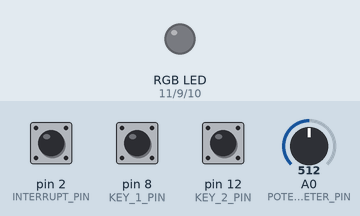
Recording of a sketch running on a simulated Arduino Uno, built with avr-gcc and run on an emulated ATmega328P. Shown: an RGB LED mixed from three pins (HIGH = lit). Inputs (shaded band) come from the test bench; at power-on: pin 8 (KEY_1_PIN) LOW, pin 12 (KEY_2_PIN) LOW, pin 2 (INTERRUPT_PIN) HIGH, A0 (POTENTIOMETER_PIN) = 512. Dim RGB values are drawn brighter than linear; what the sketch prints to the serial monitor is not drawn.

Above: at 1.3 s.
1.4 s: pin 8 (KEY_1_PIN) pulled HIGH for 1 s
At 3.5 s:
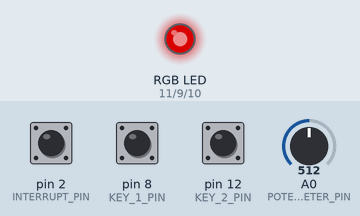
4.4 s: pin 12 (KEY_2_PIN) pulled HIGH for 1 s
At 6.5 s:
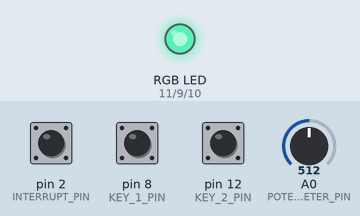
6.9 s: pin 8 (KEY_1_PIN) pulled HIGH for 0.15 s
At 7.5 s:
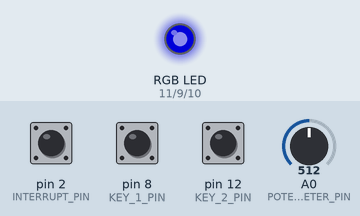
8.5 s: pin 12 (KEY_2_PIN) pulled HIGH for 0.15 s
At 9.8 s:
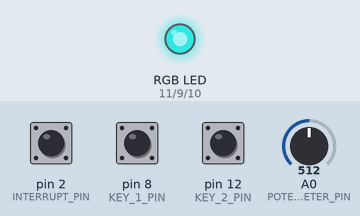
10.1 s: pin 8 (KEY_1_PIN) pulled HIGH for 0.15 s
At 11.2 s:
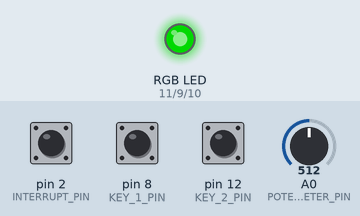
11.7 s: pin 12 (KEY_2_PIN) pulled HIGH for 3.2 s
Timing chart, 0 to 16.4 s (numbered marks = the images above; inputs shaded):
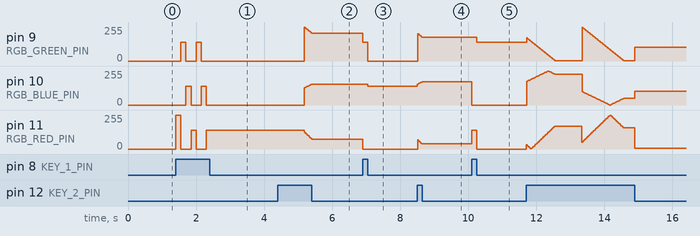

The sketch:

led_shield.ino
```cpp
#include "StateMachine.h"
#include "helpers.h"


// Pins
#define POTENTIOMETER_PIN 0
#define KEY_1_PIN 8
#define KEY_2_PIN 12
#define RGB_RED_PIN 11
#define RGB_GREEN_PIN 9
#define RGB_BLUE_PIN 10
#define INTERRUPT_PIN 2


// Various constants
#define DEBOUNCE_MILLIS 150
#define POTENTIOMETER_MAX 1023
#define SERIAL_PARSE_INTERVAL 500
#define INTERRUPT_DEBOUNCE 20


// Instances
struct LED diodes [3];
KEY key1;
KEY key2;
KEY key_interrupt;
UART_ST uart_control;
StateMachine sm = StateMachine(&idle, State::IDLE);


// UART interface
char serial_feed_buffer[256];
const char WELCOME[] = "** Welcome to crispy-potato! **";
const char MENU_1[] = "** Select mode and hit Enter. Once in a mode, type 'q' and enter to quit.**\n\n";
const char MENU_2[] = "1. Led Cycle mode\n2. Rainbow mode\n3. Turn off Leds\n\n(!) Tip! Use the knob to adjust the speed";
const char CURRENT_STATE_PARTIAL[] = "\n>> Crispy's current state: ";
const char STATES_TO_TEXT[4][12] = {"Led cycle", "Led rainbow", "Off"};


void setup()
{
    Serial.begin(9600);
    memset(serial_feed_buffer, 0, sizeof(serial_feed_buffer) / sizeof(serial_feed_buffer[0]));

    key1.pin = KEY_1_PIN;
    key1.last_press_millis = 0;

    key2.pin = KEY_2_PIN;
    key2.last_press_millis = 0;

    key_interrupt.pin = INTERRUPT_PIN;
    key_interrupt.last_press_millis = 0;

    diodes[0].pin = RGB_RED_PIN;
    diodes[0].active = 0;
    diodes[0].fade_direction = FADE_DIRECTION::DOWN;

    diodes[1].pin = RGB_GREEN_PIN;
    diodes[1].active = 0;
    diodes[1].fade_direction = FADE_DIRECTION::DOWN;

    diodes[2].pin = RGB_BLUE_PIN;
    diodes[2].active = 0;
    diodes[2].fade_direction = FADE_DIRECTION::DOWN;

    pinMode(POTENTIOMETER_PIN, INPUT);
    pinMode(INTERRUPT_PIN, INPUT_PULLUP);
    pinMode(key1.pin, INPUT);
    pinMode(key2.pin, INPUT);
    pinMode(diodes[0].pin, OUTPUT);
    pinMode(diodes[1].pin, OUTPUT);
    pinMode(diodes[2].pin, OUTPUT);

    attachInterrupt(digitalPinToInterrupt(INTERRUPT_PIN), interruptDebounce, HIGH);

    uart_control.demanded_state = sm.getCurrentState();

    sm.addState(&rainbow, State::LED_RAINBOW);
    sm.addState(&cycle, State::LED_CYCLE);
    sm.addState(&parseSerialCommand, State::READ_SERIAL);
    sm.addState(&off, State::OFF);

    Serial.println(WELCOME);
    Serial.println(MENU_1);
    Serial.println(MENU_2);
}


// --------- Interrupt routines -----------


void interruptDebounce()
{
    const unsigned long last_press_millis;
    if (debounceKey(&key_interrupt, DEBOUNCE_MILLIS))
    {
        if (keyOnClickEvent(&key_interrupt))
        {
            off();
        }
    }
}


// --------- State methods -----------


void parseSerialBus()
{
    int count;

    while(Serial.available())
    {
        if (count < sizeof(serial_feed_buffer) / sizeof(serial_feed_buffer[0]))
        {
            serial_feed_buffer[count] = Serial.read();
            count++;
        }
    }
    sm.release();
}

void parseSerialCommand()
{
    size_t buf_size = sizeof(serial_feed_buffer) / sizeof(serial_feed_buffer[0]);
    parseSerialBus();

    State uart_state_before_read = uart_control.demanded_state;

    if (serial_feed_buffer[0] != 0)
    {
        Serial.println(serial_feed_buffer[0]);
        switch(serial_feed_buffer[0])
        {
            case '1':
                uart_control.demanded_state = State::LED_CYCLE;
                break;
            case '2':
                uart_control.demanded_state = State::LED_RAINBOW;
                break;
            case '3':
                uart_control.demanded_state = State::OFF;
                break;
            case 'q':
                uart_control.demanded_state = sm.getMainState();
                break;
        }
    }


    if (uart_state_before_read != uart_control.demanded_state)
    {
        if (uart_control.demanded_state == State::OFF)
        {
            Serial.print(F("Turned off all LEDs."));
        }
        else if (uart_control.demanded_state == sm.getMainState())
        {
            Serial.println(F("Quit previous mode"));
        }
        else
        {
            uart_control.active = 1;
            Serial.print(F("Entering '"));
            Serial.print(STATES_TO_TEXT[(int)uart_control.demanded_state-1]);
            Serial.print(F("' mode. To quit, press 'q' or press one of the physical buttons on Crispy.\n"));
        }
    }
    memset(serial_feed_buffer, 0, buf_size);
    sm.release();
}

void rainbow()
{
    static byte last_led;
    static FADE_DIRECTION last_direction;
    size_t diodes_length = sizeof(diodes) / sizeof(diodes[0]);
    static unsigned long last_run_millis;
    int potentiometer_controlled_wait = analogRead(POTENTIOMETER_PIN) / 100;

    LED* current_diode;
    LED* previous_diode;
    LED* next_diode;

    if (!assertDelayTimePassed(last_run_millis, potentiometer_controlled_wait))
    {
        return;
    }

    for (byte i = last_led; i < diodes_length; i++)
    {
        current_diode = &diodes[i];

        if (i > 0)
        {
            previous_diode = &diodes[i-1];
        }
        else
        {
            previous_diode = &diodes[0];
        }

        if (i != diodes_length)
        {
            next_diode = &diodes[i+1];
        }
        else
        {
            next_diode = &diodes[0];
        }

        fadeLedStateful(previous_diode);
        fadeLedStateful(current_diode);
        fadeLedStateful(next_diode);

        analogWrite(current_diode->pin, current_diode->analog_value);
        analogWrite(current_diode->pin, previous_diode->analog_value);
        analogWrite(current_diode->pin, next_diode->analog_value);
    }

    if (current_diode->fade_direction != last_direction && last_led < diodes_length)
    {
        last_led++;
    }
    else
    {
        last_led = 0;
    }

    last_run_millis = millis();
    sm.release();
}

void cycle()
{
    int potentiometer_reading = getDigitalPotentiometerReading(POTENTIOMETER_PIN);

    if (diodes[0].active)
    {
        diodes[0].active = 0;
        diodes[1].active = 1;
        digitalWrite(diodes[0].pin, diodes[0].active);
        analogWrite(diodes[1].pin, potentiometer_reading);
    }
    else if (diodes[1].active)
    {
        diodes[1].active = 0;
        diodes[2].active = 1;
        digitalWrite(diodes[1].pin, diodes[1].active);
        analogWrite(diodes[2].pin, potentiometer_reading);
    }
    else if (diodes[2].active)
    {
        diodes[2].active = 0;
        diodes[0].active = 1;
        digitalWrite(diodes[2].pin, diodes[2].active);
        analogWrite(diodes[0].pin, potentiometer_reading);
    }
    else
    {
        diodes[0].active = 1;
        digitalWrite(diodes[0].pin, 1);
    }
    sm.release();
}

void off()
{
    for (byte i = 0; i < sizeof(diodes) / sizeof(diodes[0]); i++)
    {
        diodes[i].active = 0;
        diodes[i].analog_value = 0;
        diodes[i].fade_direction = FADE_DIRECTION::UP;
        digitalWrite(diodes[i].pin, diodes[i].active);
    }
    sm.release();
}

void idle()
{
    static unsigned long last_uart_state_executed_millis;
    static unsigned long last_serial_parse_millis;

    int potentiometer_reading = getDigitalPotentiometerReading(POTENTIOMETER_PIN);

    if (assertDelayTimePassed(last_uart_state_executed_millis, potentiometer_reading) && uart_control.active)
    {
        sm.transitionTo(uart_control.demanded_state);
        last_uart_state_executed_millis = millis();
    }

    if (assertDelayTimePassed(last_serial_parse_millis, SERIAL_PARSE_INTERVAL))
    {
        sm.transitionTo(State::READ_SERIAL);
        last_serial_parse_millis = millis();
    }

    if (debounceKey(&key1, DEBOUNCE_MILLIS))
    {
        if (keyOnClickEvent(&key1))
        {
            uart_control.active = 0;
            sm.transitionTo(State::LED_CYCLE);
        }
    }

    if (debounceKey(&key2, 1))
    {
        if (keyOnClickEvent(&key2))
        {
            uart_control.active = 0;
            sm.transitionTo(State::LED_RAINBOW);
        }
    }
}


// --------- State methods -----------


void loop()
{
    sm.next()();
}
```

StateMachine.cpp
```cpp
#pragma once
#include "StateMachine.h"

StateMachine::StateMachine(fp_t mainMethod, State mainState)
{
    this->mainMethod = mainMethod;
    this->mainState = mainState;
}


const State StateMachine::getMainState()
{
    return this->mainState;
}


const State StateMachine::getCurrentState()
{
    return this->currentState;
}


const State StateMachine::getTransitionalStateForState(State state)
/*
* Get the next state in line, as per defined
* by the given state the machine is currently
* in at the time of calling. The default is
* the mainState state as a failsafe fallback,
* if loop exhausts without finding a matching
* transition for the current state.
*/
{
    for (int i = 0; i < this->stateCount; i++)
    {
        if (this->states[i] == state)
        {
            return this->transitionalStates[i];
        }
    }
    return this->mainState;
}


const fp_t StateMachine::getMethodForState(State state)
/*
* Iterate over the states and return the method
* on the same index position as the given state
* in the linked arrays.
*/
{
    for (int i = 0; i < this->stateCount; i++)
    {
        if (states[i] == state)
        {
            return this->methods[i];
        }
    }return this->mainMethod;
}


void StateMachine::release()
/*
* Mutates the instance's currentState to whichever
* state is defined as the transitional state for
* the state the machine is in at the given time
* of call.
*/
{
    this->nextState = this->getTransitionalStateForState(this->currentState);
}

void StateMachine::transitionTo(State state)
/*
* Allows methods to mutate the state of the machine
* to transition to another method in the call stack.
* It is however only allowed if the current state is
* the main state, that is, it cannot interrupt an
* ongoing transition between one secondary state and
* another.
*/
{
    if (this->currentState == this->mainState)
    {
        this->nextState = state;
    }
}

const fp_t StateMachine::next()
/*
* Allows for a continuous polling method to be called
* which returns the method for the state the machine
* is in at the time of call. The previous state is cached
* as to reduce lookup time and CPU cycles spent on searching,
* if the state from the previous call is left unchanged.
*
* Protects the application from an infinite loop where
* the state is left unchanged by misbehaving state methods
* which do not call the transition() method. This validation
* is implemented by not allowing the same state to occur twice
* or more in sequence.
*/
{

    if (this->currentState == this->nextState)
    {
        this->nextState = this->mainState;
    }

    this->currentState = this->nextState;
    return this->getMethodForState(this->nextState);
}

void StateMachine::addState(fp_t func, State state, State transition)
{
    if (this->stateCount < sizeof(this->methods) / sizeof(this->methods[0]))
    {
        this->methods[this->stateCount] = func;
        this->states[this->stateCount] = state;
        this->transitionalStates[this->stateCount] = transition;
        this->stateCount++;
    }
}
```

StateMachine.h
```cpp
#pragma once
#include "States.h"
#include "StateMachine.h"

typedef void (*fp_t)();

class StateMachine
/*
* State machine class.
* Maximum amount of methods mapped: 128
*
* This object allows for continuous
* polymorphic access to state methods in
* a call stack. It aids to automate the
* transition between different function
* calls after a set of pre-determined set
* of states.
*
* The mainState and mainMethod correlate
* to the "idle" state of the device, and
* will automatically be the default yield
* whenever the previous state has exhausted
* and the method getCurrentState is called
* once again. It will remain the result
* until methods with access mutate the state
* through passing an enum instance for the
* desired state. If however the transitional
* state mismatches with the predefined
* transitional state and a method tries to
* switch to an illegal state, this is prohibited
* and automatically reverts to the main state
* and ignores the attempted transition.
*
* For custom transitions to be allowed, e.g.:
*
    * blinkLed -> runMotor
*
* .. instead of the default, which would be:
*
    * blinkLed -> mainState
*
* .. the StateMachine instance must be provided
* with this breadcrum trail upon defining the
* method in the addMethod call.
*
* It is as easy as adding the optional
* "transition" parameter in the function call,
* defining an enum to the desired transitional
* state. For this to be supported, the transitional
* state must be implemented before the state which
* uses it as a transition.
*/
{
private:

    int stateCount;
    State currentState;
    State mainState;
    fp_t mainMethod;
    fp_t methods[128];
    State transitionalStates[128];
    State states[128];
    State nextState;
    const fp_t getMethodForState(State state);
    const State getTransitionalStateForState(State state);

public:

    StateMachine(fp_t mainMethod, State mainState);

    const State getMainState();
    const fp_t next();

    const State getCurrentState();
    void release();
    void transitionTo(State state);
    void addState(fp_t func, State state, State transition=State::IDLE);
};
```

States.h
```cpp
#pragma once

enum class State
{
    IDLE,
    LED_CYCLE,
    LED_RAINBOW,
    READ_SERIAL,
    OFF,
    UART_DISPLAY_CURRENT_STATE
};
```

helpers.h
```cpp
void idle();
void rainbow();
void cycle();

typedef enum
{
    UP,
    DOWN
}FADE_DIRECTION;

struct LED
{
    byte pin;
    byte active;
    byte analog_value;
    FADE_DIRECTION fade_direction;
    unsigned long last_updated_millis;
};

struct KEY
{
    byte pin;
    unsigned long last_press_millis;
};

struct UART_ST
{
    State demanded_state;
    byte active;
};

const byte debounceKey(KEY *key, int delay_time)
{
    return (millis() - key->last_press_millis) > delay_time;
}


const byte keyOnClickEvent(KEY *key)
{
    /*
        Return 1 if key was pressed, 0 if not.
        Update the last_press_millis timestamp
        for the KEY instance.
    */
    if (digitalRead(key->pin))
    {
        key->last_press_millis = millis();
        return 1;
    }
    return 0;
}


const byte assertDelayTimePassed(unsigned long comparison_millis, unsigned long delay_millis)
/*
param comparison_millis:
measurement of millis() timestamp to compare with
param delay_millis
the time which must have passed for the comparision to return 1
returns
1: minimum the delay_millis parameter time in milliseconds have
     passed
0: minimum delay_millis has not passed
*/
{
    if ((millis() - comparison_millis) > delay_millis)
    {
        return 1;
    }
    return 0;
}

const byte getDigitalPotentiometerReading(byte pin)
{
/*
 * convert reading from potentiometer (0, 1023) to
 * digital representation of a byte (1,255)
*/
    return map(analogRead(pin), 0, 1023, 25, 255);
}

void fadeLedStateful(LED *led)
{
    if (led->analog_value == 0)
    {
        led->fade_direction = FADE_DIRECTION::UP;
    }
    else if (led->analog_value == 255)
    {
        led->fade_direction = FADE_DIRECTION::DOWN;
    }

    switch (led->fade_direction)
    {
        case FADE_DIRECTION::UP:
            led->analog_value += 1;
            break;
        case FADE_DIRECTION::DOWN:
            led->analog_value -=1;
            break;
    }
}
```

Measured:
- after the input at 1.4 s, pin 9 (RGB_GREEN_PIN): alternates 140/255 for 0.15 s and 0/255 for 0.30 s, 4 changes in all, then stays 0/255, starting after 0.15 s; pin 10 (RGB_BLUE_PIN): alternates 140/255 for 0.15 s and 0/255 for 0.30 s, 4 changes in all, then stays 0/255, starting after 0.30 s
- after the input at 4.4 s, pin 10 (RGB_BLUE_PIN): moves from 0/255 to 156/255 over 0.21 s, starting after 0.79 s; pin 11 (RGB_RED_PIN): moves from 140/255 to 74/255 over 0.22 s, starting after 0.77 s
- after the input at 6.9 s, pin 9 (RGB_GREEN_PIN): 208/255 → 140/255 at once, → 0/255 0.15 s later; pin 10 (RGB_BLUE_PIN): 156/255 → 140/255 after 0.15 s; pin 11 (RGB_RED_PIN): 74/255 → 0/255 at once
- after the input at 8.5 s, pin 9 (RGB_GREEN_PIN): 0/255 → 178/255 at once; pin 10 (RGB_BLUE_PIN): 140/255 → 175/255 at once; pin 11 (RGB_RED_PIN): 0/255 → 38/255 at once
- after the input at 10.1 s, pin 9 (RGB_GREEN_PIN): 178/255 → 140/255 after 0.15 s; pin 10 (RGB_BLUE_PIN): 175/255 → 0/255 at once; pin 11 (RGB_RED_PIN): 38/255 → 140/255 at once, → 0/255 0.15 s later
